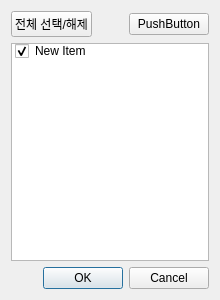
<?xml version="1.0" encoding="UTF-8"?>
<ui version="4.0">
 <class>Dialog</class>
 <widget class="QDialog" name="Dialog">
  <property name="geometry">
   <rect>
    <x>0</x>
    <y>0</y>
    <width>220</width>
    <height>300</height>
   </rect>
  </property>
  <property name="windowTitle">
   <string>Dialog</string>
  </property>
  <layout class="QVBoxLayout" name="verticalLayout">
   <item>
    <layout class="QHBoxLayout" name="horizontalLayout">
     <item>
      <widget class="QPushButton" name="pushButton">
       <property name="text">
        <string>전체 선택/해제</string>
       </property>
      </widget>
     </item>
     <item>
      <spacer name="horizontalSpacer">
       <property name="orientation">
        <enum>Qt::Horizontal</enum>
       </property>
       <property name="sizeHint" stdset="0">
        <size>
         <width>40</width>
         <height>20</height>
        </size>
       </property>
      </spacer>
     </item>
     <item>
      <widget class="QPushButton" name="pushButton_2">
       <property name="text">
        <string>PushButton</string>
       </property>
      </widget>
     </item>
    </layout>
   </item>
   <item>
    <widget class="QListWidget" name="listWidget">
     <property name="selectionMode">
      <enum>QAbstractItemView::ExtendedSelection</enum>
     </property>
     <item>
      <property name="text">
       <string>New Item</string>
      </property>
      <property name="checkState">
       <enum>Checked</enum>
      </property>
     </item>
    </widget>
   </item>
   <item>
    <widget class="QDialogButtonBox" name="buttonBox">
     <property name="orientation">
      <enum>Qt::Horizontal</enum>
     </property>
     <property name="standardButtons">
      <set>QDialogButtonBox::Cancel|QDialogButtonBox::Ok</set>
     </property>
    </widget>
   </item>
  </layout>
 </widget>
 <resources/>
 <connections>
  <connection>
   <sender>buttonBox</sender>
   <signal>accepted()</signal>
   <receiver>Dialog</receiver>
   <slot>accept()</slot>
   <hints>
    <hint type="sourcelabel">
     <x>248</x>
     <y>254</y>
    </hint>
    <hint type="destinationlabel">
     <x>157</x>
     <y>274</y>
    </hint>
   </hints>
  </connection>
  <connection>
   <sender>buttonBox</sender>
   <signal>rejected()</signal>
   <receiver>Dialog</receiver>
   <slot>reject()</slot>
   <hints>
    <hint type="sourcelabel">
     <x>316</x>
     <y>260</y>
    </hint>
    <hint type="destinationlabel">
     <x>286</x>
     <y>274</y>
    </hint>
   </hints>
  </connection>
 </connections>
</ui>
